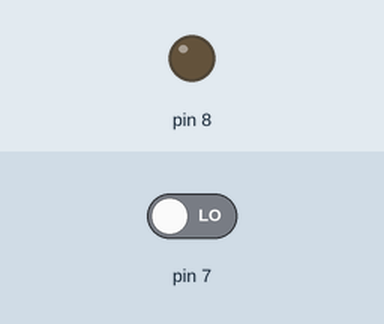
This sketch was run on a simulated Arduino Uno, built with avr-gcc and run on an emulated ATmega328P. Shown: output pins drawn as LEDs (lit = HIGH). The inputs (shaded band) are chosen by the test bench; at power-on: pin 7 LOW. What the sketch prints to the serial monitor is not drawn.

Above: at 1.2 s.
1.3 s: pin 7 driven HIGH
At 1.7 s:
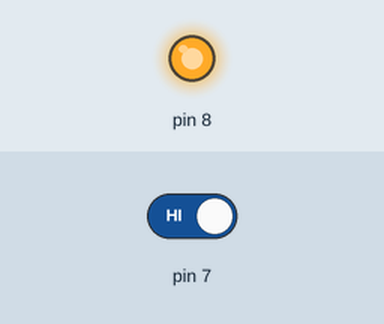
2.8 s: pin 7 driven LOW
At 4.1 s:
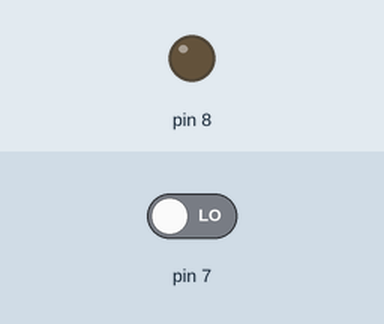
Timing chart, 0 to 5.8 s (numbered marks = the images above; inputs shaded):
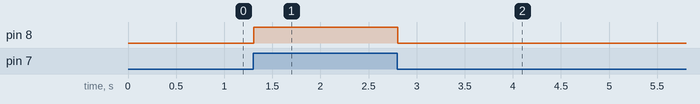

Measured:
- after the input at 1.3 s, pin 8: LOW → HIGH at once
- after the input at 2.8 s, pin 8: HIGH → LOW at once

The sketch:

practice2-1.ino
```cpp
void setup() {
  Serial.begin(9600);
  pinMode(7, INPUT);
  pinMode(8, OUTPUT);
}

void loop() {
    int read_val = digitalRead(7);
    Serial.println(read_val);
    if(read_val == HIGH){
      digitalWrite(8, HIGH);
    }
    else{
      digitalWrite(8, LOW);
    }
  }
```
